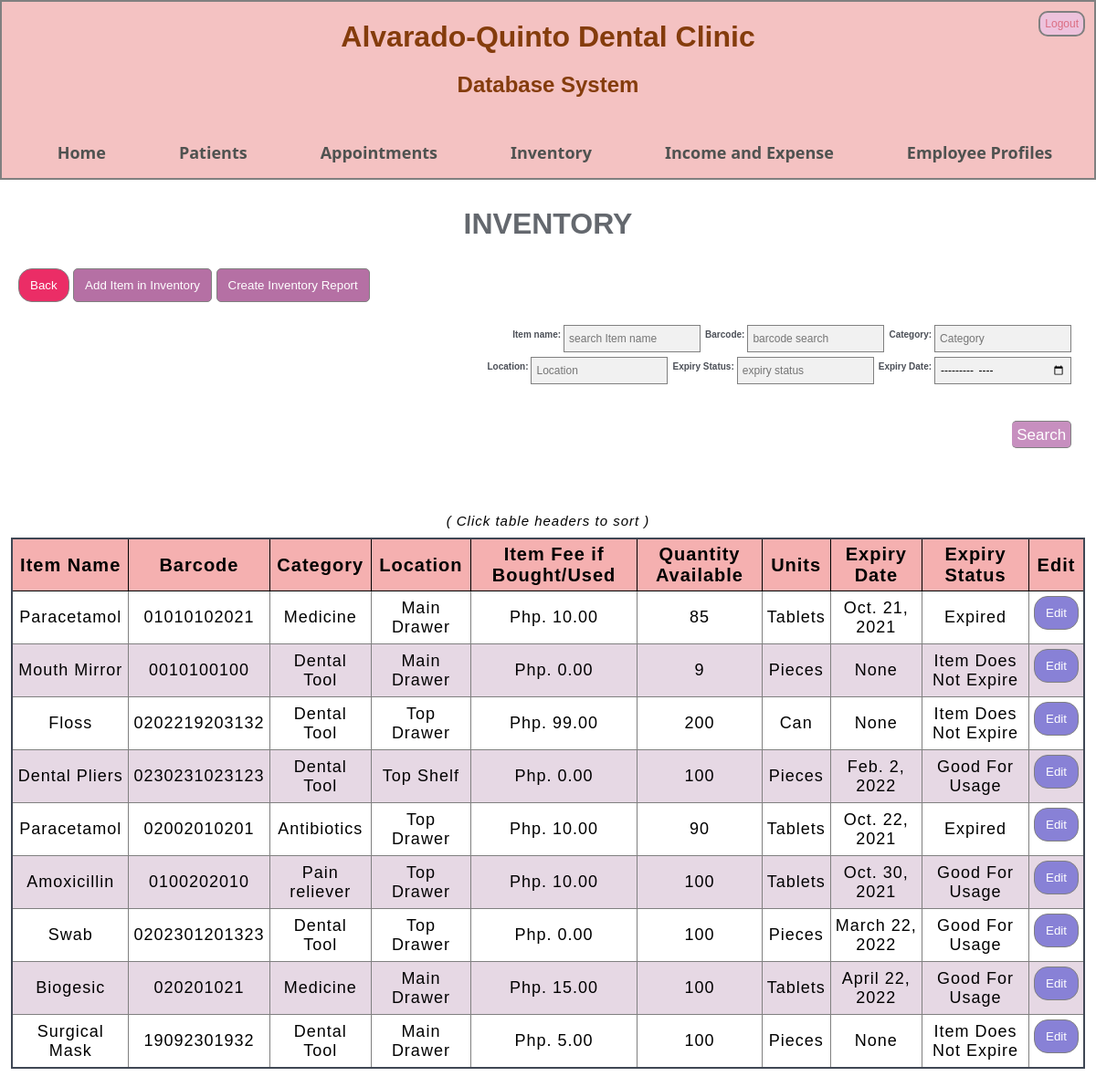
Page /view_inventory/ (signed in) on the committed database.
### profiling/models.py (models this page shows, shortened)
class item_inventory(models.Model):
    barcode = models.CharField(max_length = 100, default = "00000000")
    itemname = models.CharField(max_length = 200)
    itemcategory = models.CharField(max_length = 200)
    location = models.CharField(max_length = 200)
    item_fee = models.DecimalField(max_digits = 10, decimal_places = 2, default = 0)
    quantity = models.IntegerField(default = 0)
    units = models.CharField(max_length = 200)
    expiry_date = models.DateField(auto_now=False, auto_now_add =False, null = True, blank = True)
    expiry_status = models.CharField(max_length = 200, default = 'Good for usage')

### profiling/views.py (the view)
# urls.py: path('view_inventory/' , prof_views.view_inventory, name='view_inventory'),
@login_required
def view_inventory(request):
    item_deets = item_inventory.objects.all()
    for things in item_deets:
        if things.expiry_date != None:
            if things.expiry_date < date.today():
                item_data = item_inventory.objects.get(pk = things.id)
                item_data.expiry_status = 'Expired'
                item_data.save()
        elif things.expiry_date == None:
            item_data = item_inventory.objects.get(pk = things.id)
            item_data.expiry_status = 'Item does not expire'
            item_data.save()
    all_data_inventory = item_inventory.objects.all()
    context = {'all_data_inventory' : all_data_inventory}
    return render(request,'view_inventory.html', context)

### templates/view_inventory.html (shortened to what this page needs)
{% extends 'base.html' %}
{% block content %}
	<h1 class="page_header"> INVENTORY </h1>
	<p class="patient_add_form">
		<a href="{% url 'inventory_options' %}"><button class="back_button" type="submit"> Back </button></a>
		<a href="{% url 'add_inventory' %}"><button class="normal_button" type="submit"> Add Item in Inventory </button></a>
		<a href="{% url 'generate' %}"><button class="normal_button" type="submit">Create Inventory Report </button></a>
	</p class="patient_add_form">
	{% if all_data_inventory %}
	<form class="search_form" method = POST action ="{% url 'view_inventory_search' %}">
	  <div class="search_con">
		<p><label>Category: </label><input type='search' placeholder="Category" name = 'cat'aria-label ='search'></p>
		<p><label>Barcode:</label><input type='search' placeholder='barcode search 'name = 'code' aria-label ='search'></p>
		<p><label>Item name: </label><input type='search' placeholder="search Item name" name = 'name'aria-label ='search'></p>
	  </div>
	  <div class="search_con">
		<p><label>Expiry Date: </label><input type='month' name = 'date' aria-label ='search'></p>
		<p><label>Expiry Status: </label><input type='search' placeholder="expiry status" name = 'exp' aria-label ='search'></p>
		<p><label>Location: </label><input type='search' placeholder="Location" name = 'loc'aria-label ='search'></p>
	  </div>
	  <div class="search_con"></div>
	  <div class="search_con"><button type='submit'>Search</button></div>
	  </form>
	  <br></br>
	  <div class="search_con"></div>
	  <center><p class="third_messages">( Click table headers to sort )</p></center>
	<table class ='table_form'>
	<thead>
		<tr class="tr_form">
			<th class="th_form"><a style="color: #000000" href="{% url 'view_inventory_filter' 'itemname'%}"> Item Name </th>
			<th class="th_form"><a style="color: #000000" href="{% url 'view_inventory_filter' 'barcode'%}"> Barcode </th>
			<th class="th_form"><a style="color: #000000" href="{% url 'view_inventory_filter' 'itemcategory'%}"> Category </th>
			<th class="th_form"><a style="color: #000000" href="{% url 'view_inventory_filter' 'location'%}"> Location </th>
			<th class="th_form"><a style="color: #000000" href="{% url 'view_inventory_filter' 'item_fee'%}"> Item Fee if Bought/Used </th>
			<th class="th_form"><a style="color: #000000" href="{% url 'view_inventory_filter' 'quantity'%}"> Quantity Available</th>
			<th class="th_form"><a style="color: #000000" href="{% url 'view_inventory_filter' 'units'%}"> Units </th>
			<th class="th_form"><a style="color: #000000" href="{% url 'view_inventory_filter' 'expiry_date'%}"> Expiry Date </th>
			<th class="th_form"><a style="color: #000000" href="{% url 'view_inventory_filter' 'expiry_status'%}"> Expiry Status </th>
			<th class="th_form2">Edit</th>
		</tr>
	</thead>
	<tbody>
		{% for things in all_data_inventory %}
		<tr class="tr_form">
			<td class="td_form" data-label="Item Name">{{ things.itemname|title }}</td>
			<td class="td_form" data-label="Barcode">{{ things.barcode }}</td>
			<td class="td_form" data-label="Category">{{ things.itemcategory }}</td>
			<td class="td_form" data-label="Location">{{ things.location|title }}</td>
			<td class="td_form" data-label="Item Fee if Bought/Used">Php. {{ things.item_fee }}</td>
			<td class="td_form" data-label="Quantity Available">{{ things.quantity }}</td>
			<td class="td_form" data-label="Units">{{ things.units|title }}</td>
			{% if things.expiry_date == None %}
			<td class="td_form" data-label="Expiry Date">{{ things.expiry_date }}</td>
			<td class="td_form" data-label="Expiry Status">{{ things.expiry_status|title }}</td>
			{% elif things.expiry_date != None %}
			<td class="td_form" data-label="Expiry Date">{{ things.expiry_date }}</td>
			<td class="td_form" data-label="Expiry Status">{{ things.expiry_status|title }}</td>
			{% endif %}
			<td class="td_form" data-label="Edit"><a style="color: #000000" href="{% url 'editform' things.id 'inventory' %}" ><button class="edit_button">Edit</button> </a></td>
		</tr>
		{% endfor %}
	</tbody>
	</table>
	{% else %}
		<center class ='messages'><i>No Inventory Data kindly go to "Add Inventory Item" to add</i></center>
	{% endif %}
{% endblock %}

### static/css/styles.css (style rules this page uses)
* { margin: 0; padding: 0; font-family: sans-serif; box-sizing: border-box; }
a, a:visited { text-decoration: none; }
.page_header { color: #64686e; text-align: center; margin: 5px auto 10px auto; padding-top: 25px; }
.third_messages { color: black; font-style: italic; text-align: center; font-size: 15px; letter-spacing: 1px; margin-bottom: 5px; font-style: italic; }
.search_con label { font-size: 32px; color: red; }
.patient_add_form { border-radius: 5px; background-color: white; padding: 20px; position: relative; }
.search_con { margin: 0px auto; width: 98%; justify-content: space-between; height: 35px; padding: 5px; }
.search_form { margin-right: 10px; justify-content: space-around; }
.search_form p { float: right; }
.search_form label { color: #4b4f57; margin-right: 3px; margin-left: 5px; padding-top: 10px; font-weight: bold; font-size: 10px; }
.search_form input[type="search"], input[type="month"] { float: right; padding: 5px; font-size: 12px; border: 1px solid grey; background: #f1f1f1; height: 30px; width: 150px; }
.search_form button[type="submit"] { font-size: 10px; padding: 5px; background: #c78fbf; color: white; font-size: 17px; border: 1px solid grey; border-left: none; cursor: pointer; float: right; border-radius: 0; height: 30px; margin-left: 5px; margin-bottom: 5px; border-radius: 5px; }
button { padding: 10px 12px; cursor: pointer; border: 1px solid grey; border-radius: 15px; }
.back_button { background-color: #eb2d66; color: white; }
.edit_button { background-color: #8881d6; color: white; margin-bottom: 10px; }
.normal_button { background-color: #b570a4; color: white; bottom: 10px; right: 25px; padding: 10px 12px; border-radius: 5px; cursor: pointer; }
.table_form { width: 98%; margin: 10px auto 20px auto; border-collapse: collapse; border: 2px solid #3f4754; letter-spacing: 1px; }
.th_form, .th_form2 { background-color: #f5b0b0; padding: 5px; font-weight: bold; font-size: 20px; border: 1px solid black; }
.td_form, .td_form2 { text-align: center; padding: 5px; font-size: 18px; border: 1px solid grey; }
.tr_form, .tr_form2 { background-color: white; }
.tr_form:nth-child(even), .tr_form2:nth-child(even) { background-color: #e6d8e4; }
a { color: #17a2b8; }

### rows in the picture
item_inventory: itemname "Paracetamol", barcode "01010102021", itemcategory "Medicine", location "Main Drawer", item_fee "10.00", quantity "85", units "Tablets", expiry_date "Oct. 21, 2021", expiry_status "Expired"
item_inventory: itemname "Mouth Mirror", barcode "0010100100", itemcategory "Dental Tool", location "Main Drawer", item_fee "0.00", quantity "9", units "Pieces", expiry_date "None", expiry_status "Item Does Not Expire"
item_inventory: itemname "Floss", barcode "0202219203132", itemcategory "Dental Tool", location "Top Drawer", item_fee "99.00", quantity "200", units "Can", expiry_date "None", expiry_status "Item Does Not Expire"
item_inventory: itemname "Dental Pliers", barcode "0230231023123", itemcategory "Dental Tool", location "Top Shelf", item_fee "0.00", quantity "100", units "Pieces", expiry_date "Feb. 2, 2022", expiry_status "Good For Usage"
item_inventory: itemname "Paracetamol", barcode "02002010201", itemcategory "Antibiotics", location "Top Drawer", item_fee "10.00", quantity "90", units "Tablets", expiry_date "Oct. 22, 2021", expiry_status "Expired"
item_inventory: itemname "Amoxicillin", barcode "0100202010", itemcategory "Pain reliever", location "Top Drawer", item_fee "10.00", quantity "100", units "Tablets", expiry_date "Oct. 30, 2021", expiry_status "Good For Usage"
item_inventory: itemname "Swab", barcode "0202301201323", itemcategory "Dental Tool", location "Top Drawer", item_fee "0.00", quantity "100", units "Pieces", expiry_date "March 22, 2022", expiry_status "Good For Usage"
item_inventory: itemname "Biogesic", barcode "020201021", itemcategory "Medicine", location "Main Drawer", item_fee "15.00", quantity "100", units "Tablets", expiry_date "April 22, 2022", expiry_status "Good For Usage"
item_inventory: itemname "Surgical Mask", barcode "19092301932", itemcategory "Dental Tool", location "Main Drawer", item_fee "5.00", quantity "100", units "Pieces", expiry_date "None", expiry_status "Item Does Not Expire"
